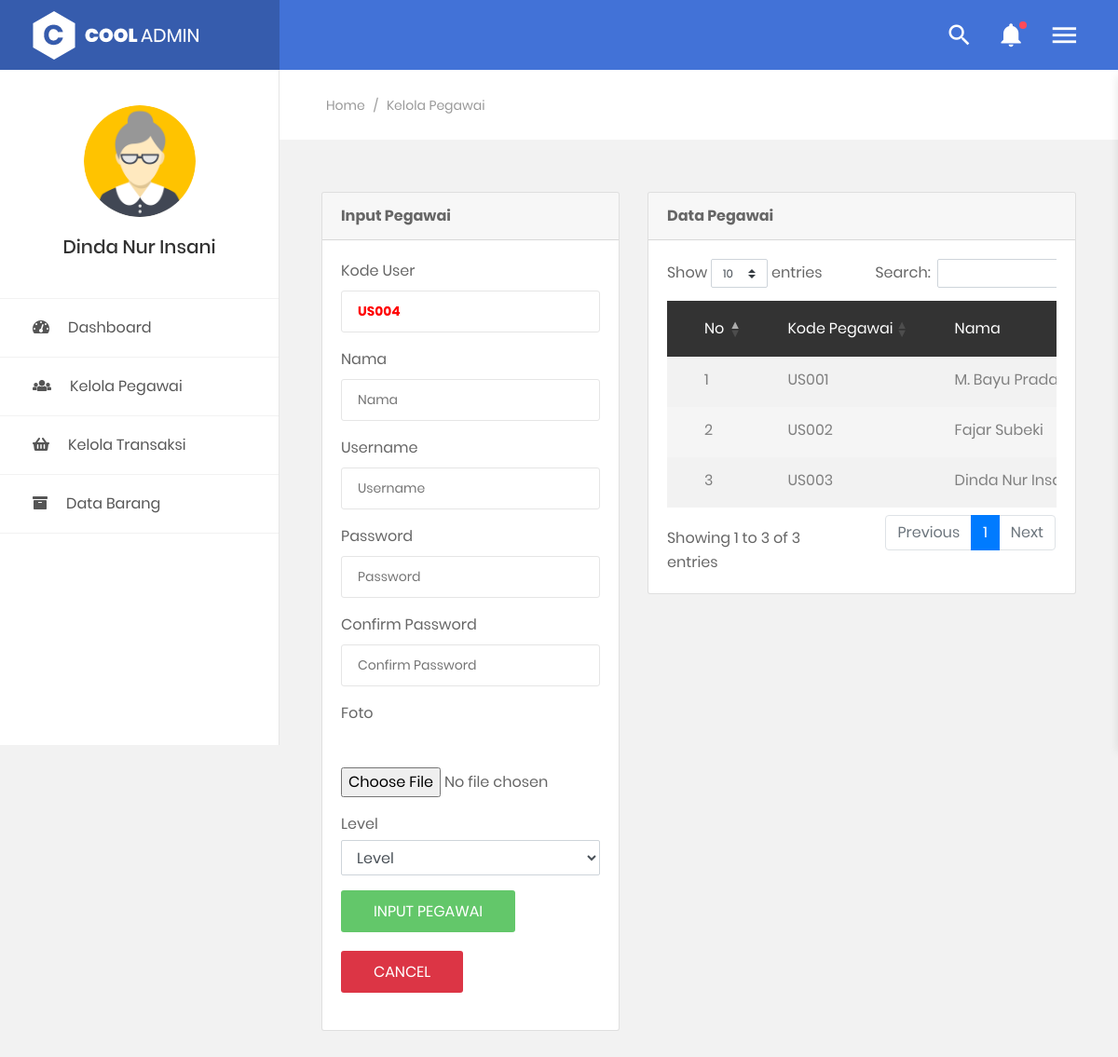
The page /pageManager.php?page=kelPegawai (signed in) on the database its author committed.
### tables this page shows
CREATE TABLE `table_user` (
  `kd_user` varchar(7) NOT NULL,
  `nama_user` varchar(20) NOT NULL,
  `username` varchar(25) NOT NULL,
  `password` varchar(25) NOT NULL,
  `foto_user` varchar(50) NOT NULL,
  `level` enum('Admin','Kasir','Manager') NOT NULL
);

### config/controller.php (called while the page is built, shortened)
<?php
	$username = "root";
    $password = "";
    $database = "inventaris_imm";
    $hostname = "localhost";
    $con = mysqli_connect($hostname,$username,$password,$database) or die("Connection Corrupt");
    class lsp{
        public function AuthUser($sessionUser){
            global $con;
            $sql = "SELECT * FROM table_user WHERE username = '$sessionUser'";
            $query = mysqli_query($con,$sql);
            $bigData = mysqli_fetch_assoc($query);
            return $bigData;
        }
        public function autokode($table,$field,$pre){
            global $con;
            $sqlc   = "SELECT COUNT($field) as jumlah FROM $table";
            $querys = mysqli_query($con,$sqlc);
            $number = mysqli_fetch_assoc($querys);
            if($number['jumlah'] > 0){
                $sql    = "SELECT MAX($field) as kode FROM $table";
                $query  = mysqli_query($con,$sql);
                $number = mysqli_fetch_assoc($query);
                $strnum = substr($number['kode'], 2,3);
                $strnum = $strnum + 1;
                if(strlen($strnum) == 3){
                    $kode = $pre.$strnum;
                }else if(strlen($strnum) == 2){
                    $kode = $pre."0".$strnum;
                }else if(strlen($strnum) == 1){
                    $kode = $pre."00".$strnum;
                }
            }else{
                $kode = $pre."001";
            }
            return $kode;
        }
    	public function select($table){
            global $con;
            $sql = "SELECT * FROM $table";
            $query = mysqli_query($con,$sql);
            $data = [];
            while($bigData = mysqli_fetch_assoc($query)){
                $data[] = $bigData;
            }
            return $data;
        }
    }
 ?>

### manager/kelolaPegawai.php (the view, shortened to what this page needs)
<?php
    $rg = new lsp();
    $table = "table_user";
    $autokode = $rg->autokode($table, "kd_user", "US");
    $data = $rg->select($table);
 ?>
<section class="au-breadcrumb m-t-75">
    <div class="section__content section__content--p30">
        <div class="container-fluid">
            <div class="row">
                <div class="col-md-12">
                    <div class="au-breadcrumb-content">
                       <div class="au-breadcrumb-left">
                            <ul class="list-unstyled list-inline au-breadcrumb__list">
                                <li class="list-inline-item active">
                                    <a href="#">Home</a>
                                </li>
                                <li class="list-inline-item seprate">
                                    <span>/</span>
                                </li>
                                <li class="list-inline-item">Kelola Pegawai</li>
                            </ul>
                        </div>
                    </div>
                </div>
            </div>
        </div>
    </div>
</section>
<div class="main-content" style="margin-top: -60px;">
    <div class="section__content section__content--p30">
        <div class="container-fluid">
            <div class="row">
                <div class="col-md-5">
                    <div class="card">
                        <div class="card-header">
                            <strong class="card-title mb-3">Input Pegawai</strong>
                        </div>
                        <div class="card-body">
                            <form method="post" enctype="multipart/form-data">
                                <div class="form-group">
                                    <label>Kode User</label>
                                    <input style="color: red; font-weight: bold;" class="au-input au-input--full" type="text" name="kd_user" readonly value="<?= $autokode; ?>">
                                </div>
                                <div class="form-group">
                                    <label>Nama</label>
                                    <input class="au-input au-input--full" required type="text" name="nama_user" placeholder="Nama">
                                </div>
                                <div class="form-group">
                                    <label>Username</label>
                                    <input class="au-input au-input--full" required type="text" name="username" placeholder="Username">
                                </div>
                                <div class="form-group">
                                    <label>Password</label>
                                    <input class="au-input au-input--full" required type="password" name="password" placeholder="Password">
                                </div>
                                 <div class="form-group">
                                    <label>Confirm Password</label>
                                    <input class="au-input au-input--full" required type="password" name="confirm" placeholder="Confirm Password">
                                </div>
                                <div class="form-group">
                                    <label for="foto_karyawan" class="control-label mb-1">Foto</label>
                                    <div style="padding-bottom: 15px;">
                                    </div>
                                    <input required type="file" name="foto" id="gambar" class="form-control-file">
                                </div>
                                <div class="form-group">
                                    <label for="level" class="control-label mb-1">Level</label>
                                    <select name="level" class="form-control mb-1">
                                        <option value="">Level</option>
                                    </select>
                                </div>
                                <button name="btnInput" class="au-btn au-btn--green m-b-20" type="submit">Input Pegawai</button>
                                <button name="btnRegister" class="au-btn btn-danger m-b-20" type="reset">Cancel</button>
                            </form>
                        </div>
                    </div>
                </div>
                <div class="col-md-7">
                    <div class="card">
                        <div class="card-header">
                            <strong class="card-title mb-3">Data Pegawai</strong>
                        </div>
                        <div class="card-body">
                            <div class="table-responsive">
                               <table id="example" class="table table-borderless table-striped table-earning">
                                   <thead>
                                       <tr>
                                           <th>No</th>
                                           <th>Kode Pegawai</th>
                                           <th>Nama</th>
                                       </tr>
                                   </thead>
                                   <tbody>
                                        <?php
                                            $no = 1;
                                            foreach($data as $dataB){
                                         ?>
                                       <tr>
                                           <td><?= $no; ?></td>
                                           <td><?= $dataB['kd_user']; ?></td>
                                           <td><?= $dataB['nama_user'] ?></td>
                                       </tr>
                                       <?php $no++; } ?>
                                   </tbody>
                               </table>
                           </div>
                        </div>
                    </div>
                </div>
            </div>
        </div>
    </div>
</div>

### pageManager.php (shortened to what this page needs)
<?php
	include "config/controller.php";
    $function = new lsp();
    $auth = $function->AuthUser($_SESSION['username']);
 ?>
<!DOCTYPE html>
<html>
<head>
    <link href="css/font-face.css" rel="stylesheet" media="all">
    <link href="vendor/font-awesome-4.7/css/font-awesome.min.css" rel="stylesheet" media="all">
    <link href="vendor/font-awesome-5/css/fontawesome-all.min.css" rel="stylesheet" media="all">
    <link href="vendor/mdi-font/css/material-design-iconic-font.min.css" rel="stylesheet" media="all">
    <link href="vendor/bootstrap-4.1/bootstrap.min.css" rel="stylesheet" media="all">
    <link href="vendor/animsition/animsition.min.css" rel="stylesheet" media="all">
    <link href="vendor/bootstrap-progressbar/bootstrap-progressbar-3.3.4.min.css" rel="stylesheet" media="all">
    <link href="vendor/wow/animate.css" rel="stylesheet" media="all">
    <link href="vendor/css-hamburgers/hamburgers.min.css" rel="stylesheet" media="all">
    <link href="vendor/slick/slick.css" rel="stylesheet" media="all">
    <link href="vendor/select2/select2.min.css" rel="stylesheet" media="all">
    <link href="vendor/perfect-scrollbar/perfect-scrollbar.css" rel="stylesheet" media="all">
    <link href="vendor/vector-map/jqvmap.min.css" rel="stylesheet" media="all">
    <link rel="stylesheet" href="css/sweet-alert.css">
    <link href="css/theme.css" rel="stylesheet" media="all">
    <link rel="stylesheet" href="https://cdn.datatables.net/1.10.19/css/dataTables.bootstrap4.min.css">
</head>
<body>
	<div class="page-wrapper">
		<aside class="menu-sidebar2">
			<div class="logo">
                <a href="#">
                    <img src="images/icon/logo-white.png" alt="Cool Admin" />
                </a>
            </div>
            <div class="menu-sidebar2__content js-scrollbar1">
                <div class="account2">
                    <div class="image img-cir img-120">
                        <img src="img/<?= $auth['foto_user'] ?>" />
                    </div>
                    <h4 class="name"><?= $auth['nama_user']; ?></h4>
                </div>
                <nav class="navbar-sidebar2">
                    <ul class="list-unstyled navbar__list">
                        <li>
                            <a href="?page">
                            <i class="fas fa-tachometer-alt"></i>Dashboard</a>
                        </li>
                        <li>
                            <a href="?page=kelPegawai">
                            <i class="fas fa-users"></i>Kelola Pegawai</a>
                        </li>
                        <li>
                            <a href="?page=kelTransaksi">
                            <i class="fas fa-shopping-basket"></i>Kelola Transaksi</a>
                        </li>
                        <li class="has-sub">
                            <a class="js-arrow" href="#">
                            <i class="fas fa-archive"></i>Data Barang</a>
                        </li>
                    </ul>
                </nav>
            </div>
		</aside>
		<div class="page-container2">
			<header class="header-desktop2 hd">
                <div class="section__content section__content--p30">
                    <div class="container-fluid">
                        <div class="header-wrap2">
                            <div class="header-button2">
                                <div class="header-button-item js-item-menu">
                                    <i class="zmdi zmdi-search"></i>
                                </div>
                                <div class="header-button-item has-noti js-item-menu">
                                    <i class="zmdi zmdi-notifications"></i>
                                </div>
                                <div class="header-button-item mr-0 js-sidebar-btn">
                                    <i class="zmdi zmdi-menu"></i>
                                </div>
                            </div>
                        </div>
                    </div>
                </div>
            </header>
			<?php
				@$page = $_GET['page'];
				switch($page){
					case 'kelPegawai':
						include "manager/kelolaPegawai.php";
						break;
				}
			 ?>
		</div>
	</div>
</body>
</html>

### rows shown on the page
table_user: foto_user (picture), nama_user "Dinda Nur Insani", kd_user "US003", nama_user "Dinda Nur…"
table_user: kd_user "US001", nama_user "M. Bayu…"
table_user: kd_user "US002", nama_user "Fajar Subeki"
